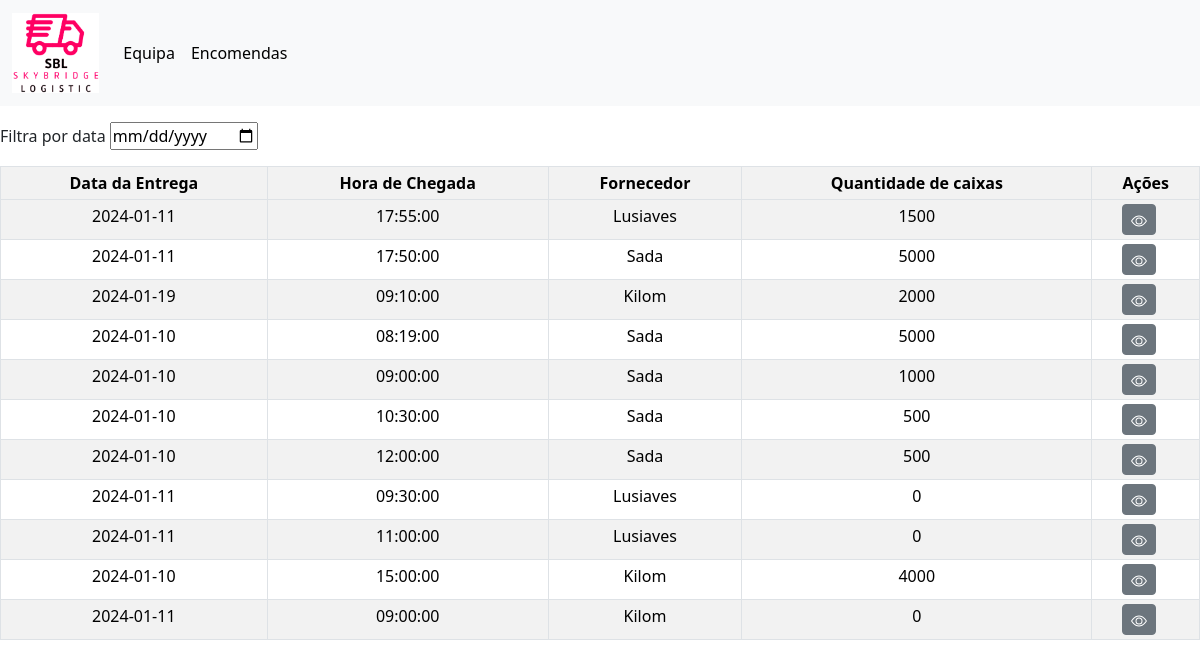
The page /php/qualidade/encomendas/home_encomendas.php on the database its author committed.
### tables this page shows
CREATE TABLE `encomendas` (
  `idEncomenda` int NOT NULL AUTO_INCREMENT,
  `idFornecedor` int DEFAULT NULL,
  `dataEncomenda` date DEFAULT NULL,
  `horaChegada` time DEFAULT NULL,
  PRIMARY KEY (`idEncomenda`),
  KEY `idFornecedor` (`idFornecedor`),
  CONSTRAINT `encomendas_ibfk_1` FOREIGN KEY (`idFornecedor`) REFERENCES `fornecedores` (`idFornecedor`)
);

CREATE TABLE `fornecedores` (
  `idFornecedor` int NOT NULL AUTO_INCREMENT,
  `nome` varchar(50) NOT NULL,
  `morada` varchar(250) NOT NULL,
  `email` varchar(50) NOT NULL,
  `responsavel` varchar(50) NOT NULL,
  `contacto` varchar(50) NOT NULL,
  PRIMARY KEY (`idFornecedor`)
);

### php/ligaBD.php (called while the page is built, shortened)
<?php
function liga()
{
    $servername = 'localhost';
    $user = 'root';
    $pass = 'admin';
    $bd = 'projeto_programacao';
    $liga = mysqli_connect($servername, $user, $pass, $bd);
    if ($liga) {
        return $liga;
    } else {
        echo "<script>alert('Erro ao tentar ligar à base de dados!')</script>";
        return null;
    }
}
function mostraDados($query)
{
    $liga = liga();
    return $resultado = mysqli_query($liga, $query);
}

### php/qualidade/encomendas/home_encomendas.php (the view, shortened to what this page needs)
<?php
include 'cabecalho_econmenda_qualidade.php';
$quantCaixa = 0;
?>
<body>
    <label for="">Filtra por data</label>
    <input type="date" id="dataFilter" class=" mt-3 mb-3 mr-2">
    <div class=" table-responsive">
        <table class="table table-striped table-hover table-bordered text-center table-sm table-md" <thead>
            <tr>
                <th>Data da Entrega</th>
                <th>Hora de Chegada</th>
                <th>Fornecedor</th>
                <th>Quantidade de caixas</th>
                <th>Ações</th>
            </tr>
            <tbody id="FilterTabela">
                <?php
                include '../../ligaBD.php';
                $query = "SELECT encomendas.idEncomenda, encomendas.dataEncomenda, encomendas.horaChegada, fornecedores.nome AS nomeFornecedor
                    FROM encomendas
                    INNER JOIN fornecedores ON encomendas.idFornecedor = fornecedores.idFornecedor";
                $sql_query = mostraDados($query) or die("Falha na execução do código SQL");
                while ($rows = mysqli_fetch_assoc($sql_query)) {
                    echo "<tr>
                            <td>{$rows['dataEncomenda']}</td>
                            <td>{$rows['horaChegada']}</td>
                            <td>{$rows['nomeFornecedor']}</td>";
                    $idEncomenda = $rows['idEncomenda'];
                    $queryQuant = "SELECT detalhes_encomenda.*, produtos.nome AS nome_produto,
                      encomendas.dataEncomenda, encomendas.horaChegada
                      FROM detalhes_encomenda
                      JOIN produtos ON detalhes_encomenda.idProduto = produtos.idProduto
                      JOIN encomendas ON detalhes_encomenda.idEncomenda = encomendas.idEncomenda
                      WHERE detalhes_encomenda.idEncomenda = $idEncomenda";
                    $sql_queryQuant = mostraDados($queryQuant) or die("Falha na execução do código SQL");
                    while ($rowsQuant = mysqli_fetch_assoc($sql_queryQuant)) {
                        $quantCaixa += $rowsQuant['quantidade'];
                    }
                      echo "<td>$quantCaixa</td>
                            <td>
                <a class=' btn btn-secondary btn-sm' href='visualiza_encomenda.php?idEncomenda=" . $rows['idEncomenda'] . " '>
                <svg xmlns='http://www.w3.org/2000/svg' width='16' height='16' fill='currentColor' class='bi bi-eye' viewBox='0 0 16 16'>
                <path d='M16 8s-3-5.5-8-5.5S0 8 0 8s3 5.5 8 5.5S16 8 16 8M1.173 8a13.133 13.133 0 0 1 1.66-2.043C4.12 4.668 5.88 3.5 8 3.5c2.12 0 3.879 1.168 5.168 2.457A13.133 13.133 0 0 1 14.828 8c-.058.087-.122.183-.195.288-.335.48-.83 1.12-1.465 1.755C11.879 11.332 10.119 12.5 8 12.5c-2.12 0-3.879-1.168-5.168-2.457A13.134 13.134 0 0 1 1.172 8z'/>
                <path d='M8 5.5a2.5 2.5 0 1 0 0 5 2.5 2.5 0 0 0 0-5M4.5 8a3.5 3.5 0 1 1 7 0 3.5 3.5 0 0 1-7 0'/>
                </svg>
                </a>
                &nbsp;&nbsp;
                      </td></tr>  ";
                    $quantCaixa = 0;
                }
                ?>
            </tbody>
        </table>
    </div>
</body>
</html>

### rows shown on the page
encomendas: dataEncomenda "2024-01-11", horaChegada "17:55:00", idFornecedor.nome "Lusiaves", quantCaixa "1500"
encomendas: dataEncomenda "2024-01-11", horaChegada "17:50:00", idFornecedor.nome "Sada", quantCaixa "5000"
encomendas: dataEncomenda "2024-01-19", horaChegada "09:10:00", idFornecedor.nome "Kilom", quantCaixa "2000"
encomendas: dataEncomenda "2024-01-10", horaChegada "08:19:00", idFornecedor.nome "Sada", quantCaixa "5000"
encomendas: dataEncomenda "2024-01-10", horaChegada "09:00:00", idFornecedor.nome "Sada", quantCaixa "1000"
encomendas: dataEncomenda "2024-01-10", horaChegada "10:30:00", idFornecedor.nome "Sada", quantCaixa "500"
encomendas: dataEncomenda "2024-01-10", horaChegada "12:00:00", idFornecedor.nome "Sada", quantCaixa "500"
encomendas: dataEncomenda "2024-01-11", horaChegada "09:30:00", idFornecedor.nome "Lusiaves", quantCaixa "0"
encomendas: dataEncomenda "2024-01-11", horaChegada "11:00:00", idFornecedor.nome "Lusiaves", quantCaixa "0"
encomendas: dataEncomenda "2024-01-10", horaChegada "15:00:00", idFornecedor.nome "Kilom", quantCaixa "4000"
encomendas: dataEncomenda "2024-01-11", horaChegada "09:00:00", idFornecedor.nome "Kilom", quantCaixa "0"
